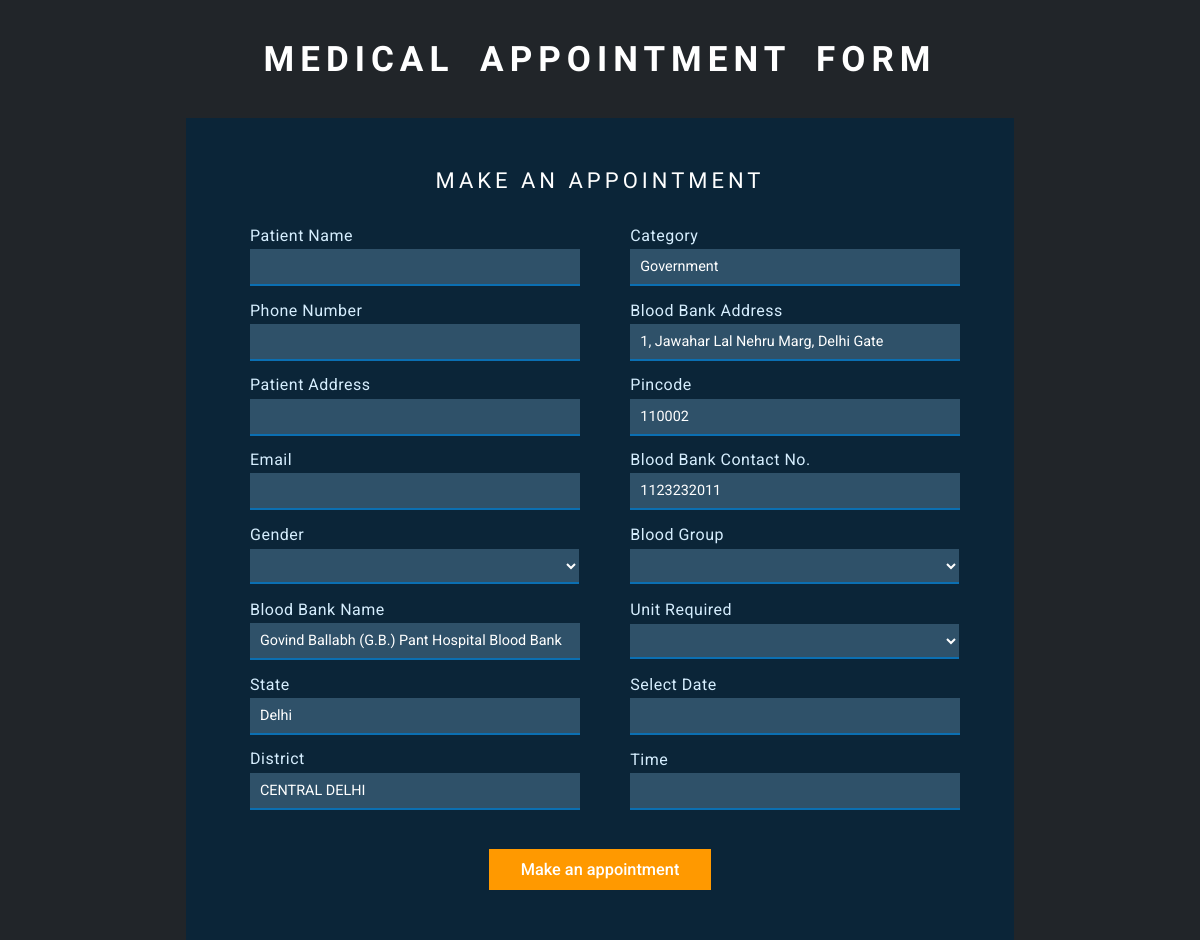
The app's page /appointment_page.php?bb_id=4 with its own data.
### tables this page shows
CREATE TABLE IF NOT EXISTS `bloodbank_details` (
  `bb_id` int(11) NOT NULL AUTO_INCREMENT,
  `bloodbank_name` varchar(500) NOT NULL,
  `state` varchar(50) NOT NULL,
  `district` varchar(50) NOT NULL,
  `address` varchar(500) NOT NULL,
  `pincode` int(30) NOT NULL,
  `contact_no` int(100) NOT NULL,
  `email` varchar(200) NOT NULL,
  `category` varchar(50) NOT NULL,
  `A_positive` int(200) NOT NULL,
  `A_negative` int(200) NOT NULL,
  `B_positive` int(200) NOT NULL,
  `B_negative` int(200) NOT NULL,
  `AB_positive` int(200) NOT NULL,
  `AB_negative` int(200) NOT NULL,
  `O_positive` int(200) NOT NULL,
  `O_negative` int(200) NOT NULL,
  PRIMARY KEY (`bb_id`)
);

### DaoImpl.php (called while the page is built, shortened)
<?php
class daoImpl extends DBconnect
{
 function select($table, $data='*', $where='',$other='')
	{
		$con =$this->dbconnection();
		if($where!='')
		{
			$where='where '.$where;
		}
		 return mysqli_query($con,"SELECT $data from $table $where $other");
	}
}
?>

### appointment_page.php (the view, shortened to what this page needs)
<!DOCTYPE HTML>
<html>
<head>
<link href="assets/css/wickedpicker.css" rel="stylesheet" type='text/css' media="all" />
<link href="assets/css/style1.css" rel='stylesheet' type='text/css' />
</head>
<body>
<h1> Medical Appointment Form </h1>
    <div class="bg-agile">
	<div class="book-appointment">
	<h2>Make an appointment</h2>
<?php
include_once('DaoImpl.php');
$r = new DaoImpl();
$t = $r->select('bloodbank_details','*','bb_id = '.$_GET['bb_id'].'');
while($o = mysqli_fetch_array($t))
{
?>
			<form action="Control.php" method="post">
			<div class="left-agileits-w3layouts same">
			<div class="gaps">
				<p>Patient Name</p>
					<input type="text" name="patient_name" placeholder="" required=""/>
			</div>
				<div class="gaps">
				<p>Phone Number</p>
					<input type="text" name="patient_phn_no" placeholder="" required=""/>
				</div>
			<div class="gaps">
				<p>Patient Address</p>
					<input type="text" name="patient_address" placeholder="" required=""/>
			</div>
				<div class="gaps">
				<p>Email</p>
						<input type="email" name="email" placeholder="" required="" />
				</div>
				<div class="gaps">
					<p>Gender</p>
						<select name="gender" class="form-control">
							<option></option>
							<option>Male</option>
						</select>
				</div>
				<div class="gaps">
				<p>Blood Bank Name</p>
					<input type="text" name="bloodbank_name" value="<?=$o['bloodbank_name']?>" placeholder="" required=""/>
				</div>
				<div class="gaps">
				<p>State</p>
					<input type="text" name="state" value="<?=$o['state']?>" placeholder="" required=""/>
				</div>
				<div class="gaps">
				<p>District</p>
					<input type="text" name="district" value="<?=$o['district']?>" placeholder="" required=""/>
				</div>
			</div>
			<div class="right-agileinfo same">
			<div class="gaps">
				<p>Category</p>
					<input type="text" name="category" value="<?=$o['category']?>" placeholder="" required=""/>
				</div>
			<div class="gaps">
				<p>Blood Bank Address</p>
					<input type="text" name="bloodbank_add" value="<?=$o['address']?>" placeholder="" required=""/>
				</div>
			<div class="gaps">
				<p>Pincode</p>
					<input type="text" name="pincode" value="<?=$o['pincode']?>" placeholder="" required=""/>
				</div>
				<div class="gaps">
				<p>Blood Bank Contact No.</p>
					<input type="text" name="bb_contact_no" value="<?=$o['contact_no']?>" placeholder="" required=""/>
				</div>
			<div class="gaps">
				<p>Blood Group</p>
					<select name="blood_group" class="form-control">
						<option></option>
						<option>A+</option>
					</select>
			</div>
			<div class="gaps">
				<p>Unit Required</p>
					<select name="unit_req" class="form-control">
						<option></option>
						<option>1</option>
					</select>
			</div>
			<div class="gaps">
				<p>Select Date</p>
						<input  id="datepicker1" name="date" type="text" value="" onfocus="this.value = '';" onblur="if (this.value == '') {this.value = 'mm/dd/yyyy';}" required="">
			</div>
			<div class="gaps">
				<p>Time</p>
					<input type="text" id="timepicker" name="time" class="timepicker form-control" value="">
			</div>
			</div>
						  <input type="submit"  name = "appointment" value="Make an appointment">
			</form>
<?php
}
?>
		</div>
   </div>
				<link rel="stylesheet" href="assets/css/jquery-ui.css" />

### assets/css/style1.css (style rules this page uses)
html,body,div,span,applet,object,iframe,h1,h2,h3,h4,h5,h6,p,blockquote,pre,a,abbr,acronym,address,big,cite,code,del,dfn,em,img,ins,kbd,q,s,samp,small,strike,strong,sub,sup,tt,var,b,u,i,dl,dt,dd,ol,nav ul,nav li,fieldset,form,label,legend,table,caption,tbody,tfoot,thead,tr,th,td,article,aside,canvas,details,embed,figure,figcaption,footer,header,hgroup,menu,nav,output,ruby,section,summary,time,mark,audio,video { margin:0;padding:0;border:0;font-size:100%;font:inherit;vertical-align:baseline; }
body { font-family: 'Roboto', sans-serif; font-size: 100%; background-color:#212529; background-size: cover; -webkit-background-size: cover; -moz-background-size: cover; -o-background-size: cover; min-height: 747px; background-attachment:fixed; }
.bg-agile { width: 65%; margin: 0 auto; }
h1 { font-size: 43px; font-weight: 700; text-transform: uppercase; color: #fff; word-spacing: 11px; letter-spacing: 6px; margin: 1.1em 0; text-align: center; font-family: 'Droid Sans', sans-serif; }
.book-appointment h2 { text-align: center; font-size: 25px; color: #fff; text-transform: uppercase; margin-bottom: 1.5em; font-weight: 500; letter-spacing: 4px; font-family: 'Droid Sans', sans-serif; }
.book-appointment { background:rgba(1, 38, 64, 0.68); padding: 50px 30px; }
.book-appointment input[type="text"], .book-appointment input[type="date"], .book-appointment input[type="time"], .book-appointment input[type="email"],textarea { width: 85%; color: #fff; outline: none; font-size: 0.9em; line-height: 25px; padding: 5px 10px; border: none; border-bottom: 2px solid #0b6fb2; -webkit-appearance: none; margin: .3em 0em 1em; font-family: 'Roboto', sans-serif; background: rgba(127, 178, 212, 0.31); }
.book-appointment select.form-control { outline: none; font-size: 0.9em; padding: 7px 10px; width: 89.5%; margin: 5px 0px 16px; border-radius: 0; background: rgba(127, 178, 212, 0.31); color: #fff; border: none; border-bottom: 2px solid #0b6fb2; font-family: 'Roboto', sans-serif; }
.book-appointment select.form-control option { background:#111; }
input[type=submit] { display: block; color: #fff; margin: 0 auto; margin-top: 2em; padding: 9px 30px; font-size: 1.04em; cursor: pointer; border: 2px solid #ff9900; outline: none; background: #ff9900; font-weight: 500; font-family: 'Roboto', sans-serif; transition: 0.5s all ease; -webkit-transition: 0.5s all ease; -moz-transition: 0.5s all ease; -o-transition: 0.5s all ease; -ms-transition: 0.5s all ease; }
.left-agileits-w3layouts { width: 49%; float: left; }
.right-agileinfo { width: 49%; float: left; }
.book-appointment p { color: #d6eefe; font-size: 17px; letter-spacing: .5px; text-transform:capitalize; }
.same { padding: 0px 4px; }
.gaps { padding-left: 3em; }
@media (max-width:1366px) { .gaps { padding-left: 2em; } }
@media (max-width:1366px) { .book-appointment input[type="text"], .book-appointment input[type="date"], .book-appointment input[type="time"], .book-appointment input[type="email"], textarea { width: 90%; } }
@media (max-width:1366px) { .book-appointment select.form-control { width: 95.5%; } }
@media (max-width:1366px) { h1 { font-size: 35px; } }
@media (max-width:1366px) { .same { padding: 0px 2px; } }
@media (max-width:1366px) { .book-appointment p { font-size: 16px; } }
@media (max-width:1366px) { .book-appointment h2 { font-size: 22px; } }
@media (max-width:1366px) { input[type=submit] { margin-top: 1.5em; font-size: 1.02em; } }
@media (max-width:1366px) { body { min-height: 700px; } }
@media (max-width:1280px) { .bg-agile { width: 69%; } }

### records on screen
bloodbank_details: bloodbank_name "Govind Ballabh (G.B.) Pant Hospital Blood Bank", state "Delhi", district "CENTRAL DELHI", category "Government", bloodbank_add "1, Jawahar Lal Nehru Marg, Delhi Gate", pincode "110002", bb_contact_no "1123232011"
